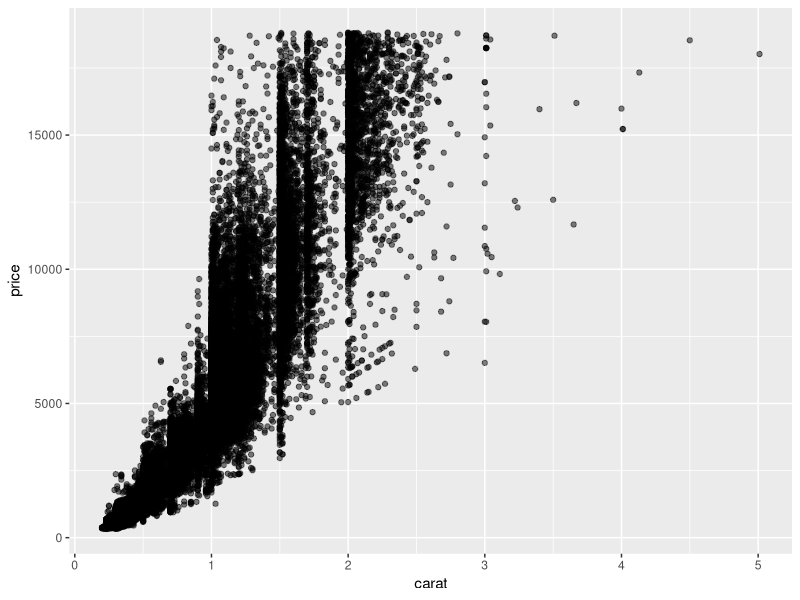
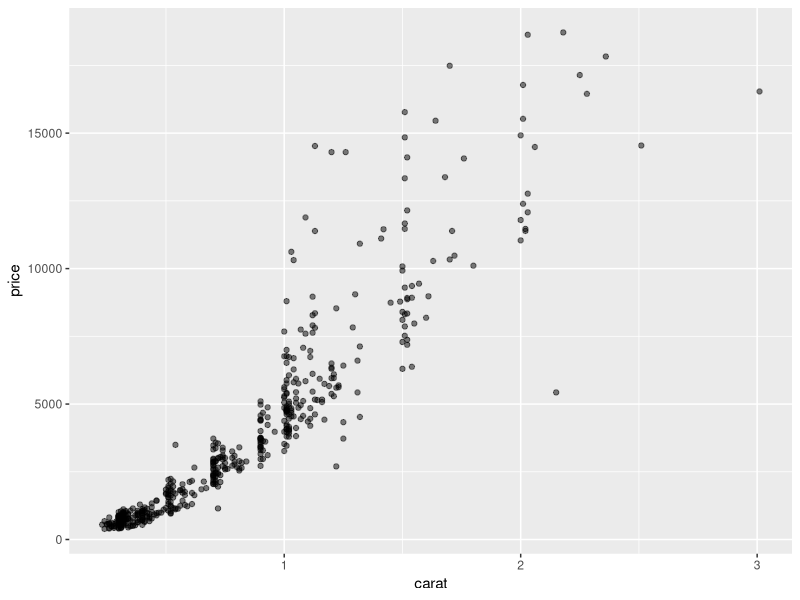
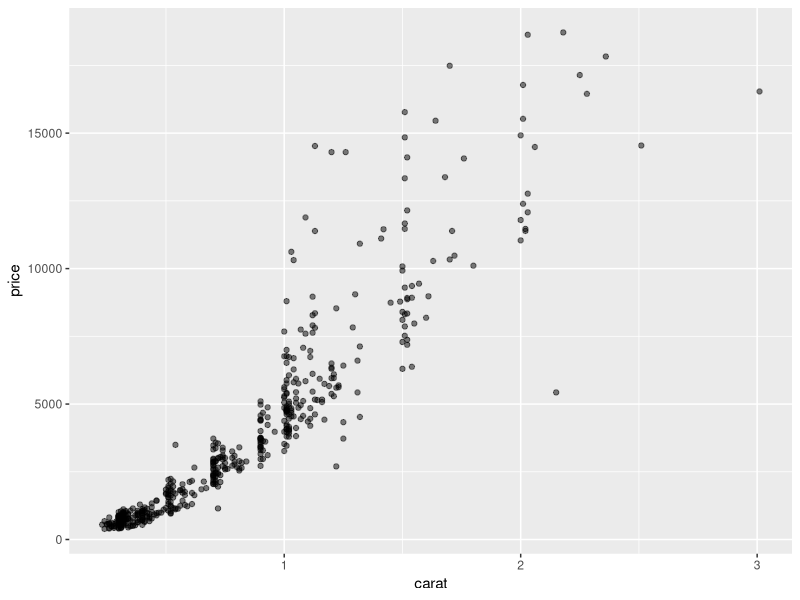
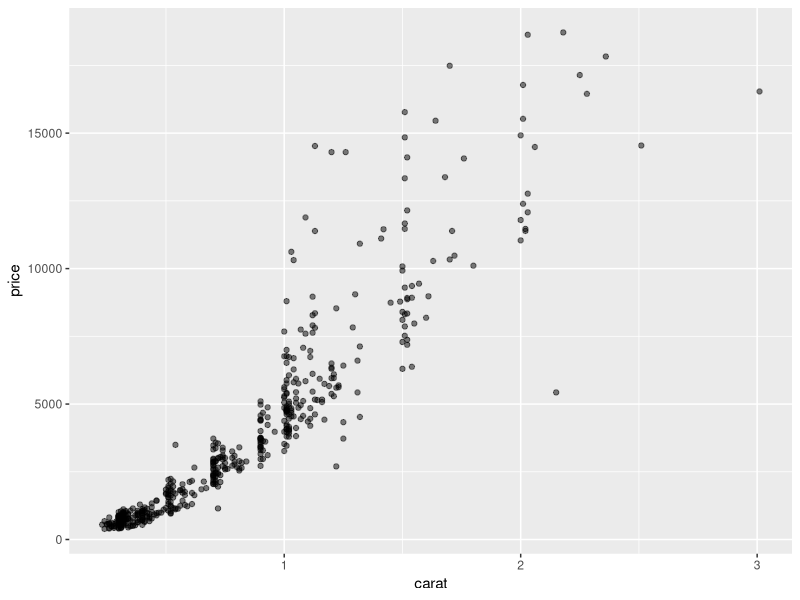
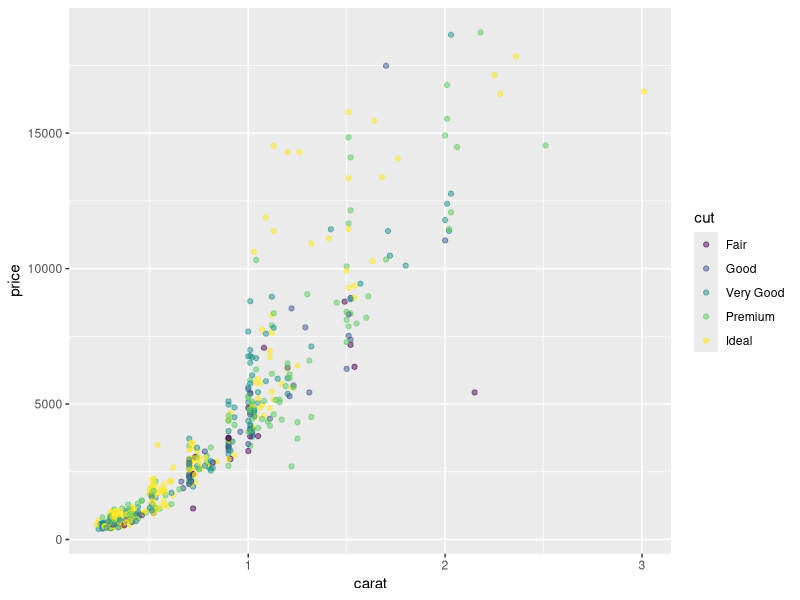
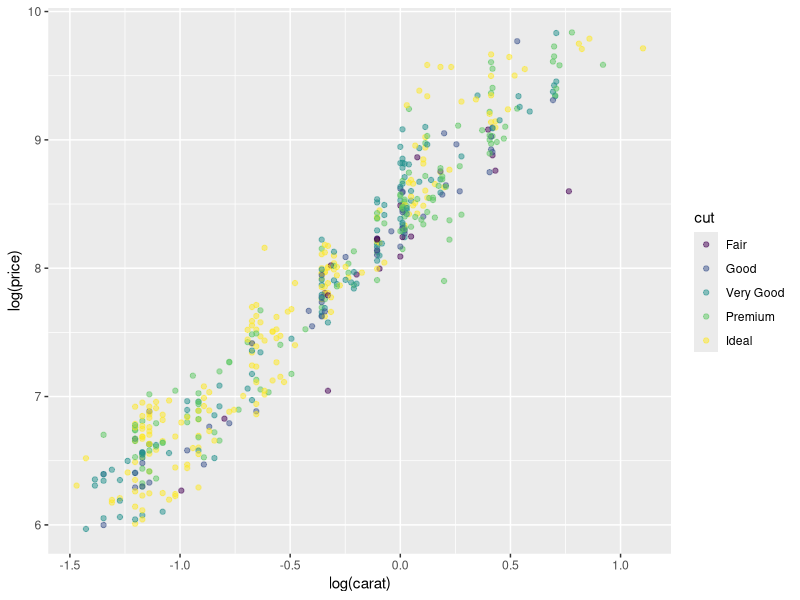
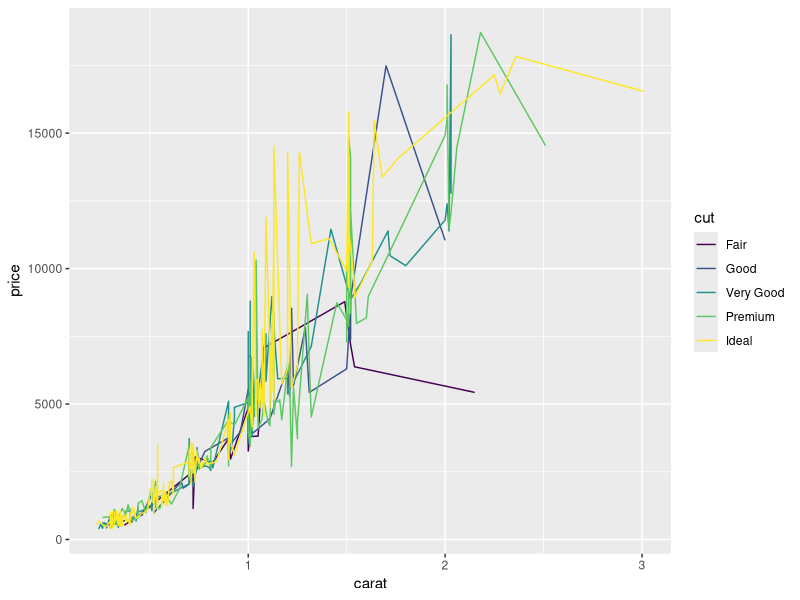
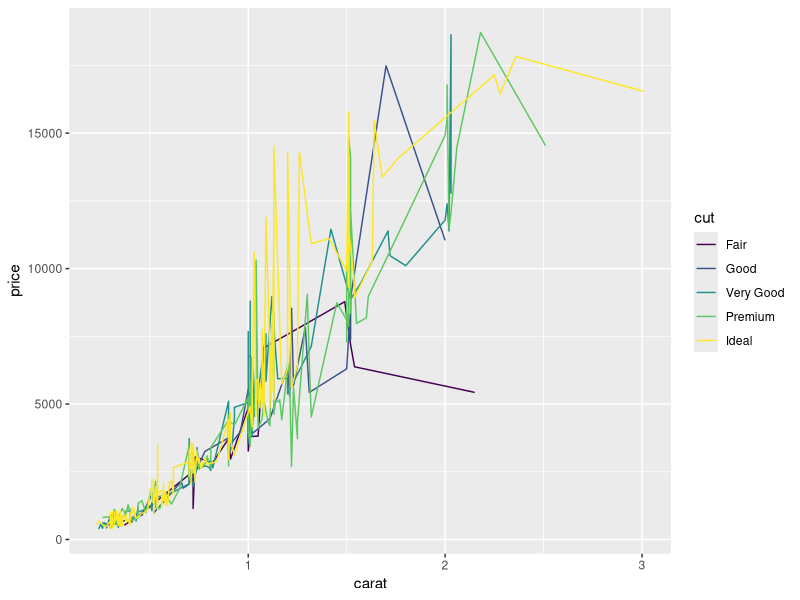

R code for these plots, in order:
install.packages("ggplot2")
library(ggplot2)
? diamonds
ggplot(diamonds) + aes(carat, price) + geom_point(alpha = 0.5)
nrow(diamonds)
set.seed(2)
sampleDiamonds <- diamonds[sample(nrow(diamonds), 500), ]
ggplot(sampleDiamonds) + aes(carat, price) + geom_point(alpha = 0.5)
ggplot(sampleDiamonds) + geom_point(aes(carat, price), alpha = 0.5)
ggplot() + geom_point(aes(carat, price), alpha = 0.5, data = sampleDiamonds)
ggplot(sampleDiamonds) + aes(carat, price, colour = cut) + geom_point(alpha = 0.5)
? geom_point
ggplot(sampleDiamonds) + aes(log(carat), log(price), colour = cut) + geom_point(alpha = 0.5)
diamondPlot <- ggplot(sampleDiamonds) + aes(carat, price, color = cut)
diamondPlot + geom_line()
ggplot(sampleDiamonds) + aes(carat, price, color = cut) + geom_line()
diamondPlot + geom_smooth()
diamondPlot + geom_rug()
ggplot(sampleDiamonds) + aes(carat, price, colour = cut) + geom_point() + geom_smooth()
ggplot(sampleDiamonds) + geom_point(aes(carat, price, colour = cut)) + geom_smooth(aes(carat, price))
ggplot(sampleDiamonds) + aes(carat, price, colour = cut) +geom_point() + geom_rug() + geom_smooth(aes(carat, price, colour = NULL))
ggplot(sampleDiamonds) + geom_point(aes(carat, price, colour = cut)) +geom_histogram(aes(carat), data = diamonds)
ggplot(diamonds) + aes(cut) + geom_bar()
ggplot(diamonds) + aes(cut, fill = color) + geom_bar()
ggplot(diamonds) + aes(x = "", fill = cut) + geom_bar() + coord_polar("y")
? mpg
ggplot(mpg) + aes(displ, hwy) + geom_point()
ggplot(mpg) + aes(displ, hwy, size = cty) + geom_point()
ggplot(mpg) + aes(displ, hwy, size = cty, colour = class) + geom_point()
ggplot(mpg) + aes(displ, hwy, colour = class) + geom_point() +geom_rug()
ggplot(mpg) + aes(displ, hwy, colour = class) + geom_point() +geom_rug() + geom_smooth(aes(colour = NULL))
ggplot(mpg) + aes(class) + geom_bar()
ggplot(mpg) + aes(class, fill = fl) + geom_bar()
ggplot(mpg) + aes(x = "", fill = class) + geom_bar() + coord_polar("y")
ggplot(mpg) + aes(hwy) + geom_histogram(bins = 20)
ggplot(mpg) + aes(displ, hwy) +geom_smooth() + geom_point(aes(colour = drv))
ggplot(mpg) + aes(displ, hwy) +geom_smooth(aes(linetype = drv)) + geom_point(aes(colour = drv))
